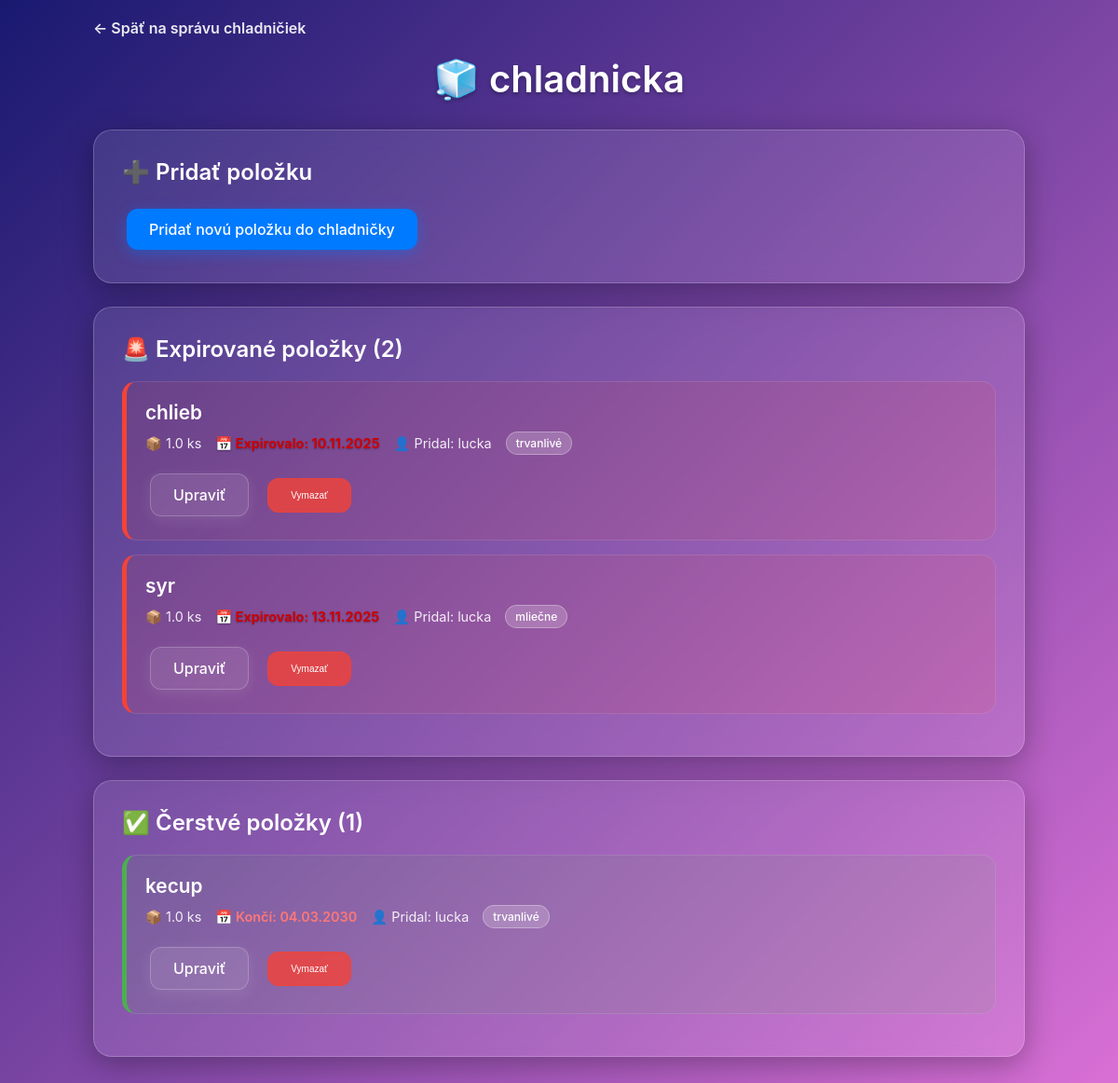
The app's page /fridge/4 (signed in) with its own data.
### app/models.py (models this page shows, shortened)
class Fridge(db.Model):
    id = db.Column(db.Integer, primary_key=True)
    name = db.Column(db.String(100), nullable=False)
    created_by = db.Column(db.Integer, db.ForeignKey('user.id'), nullable=False)        #db.ForeignKey('user.id') - toto je odkaz na ID pouzivatela
    created_at = db.Column(db.DateTime, default=db.func.current_timestamp())
    creator = db.relationship('User', backref='created_fridges')        #toto vytvori spojenie medzi tabulkami;     backref umoznuje pristupovat k datam opacnej strany

class FridgeItem(db.Model):
    id = db.Column(db.Integer, primary_key=True)
    name = db.Column(db.String(100), nullable=False)    #nullable = false znamena ze nie je mozne ho nedat == je povinne pole
    quantity = db.Column(db.Float, default=1.0)  # mnozstvo (desatinne cislo, predvolene 1.0)
    unit = db.Column(db.String(20), default='ks')  # jednotka (ks, kg, l, g...)
    category = db.Column(db.String(50))  # kategoria (mlieko, maso, zelenina...); nepovinna
    expiry_date = db.Column(db.Date)  # datum spotreby; nepovinne
    added_date = db.Column(db.DateTime, default=db.func.current_timestamp())        #automaticky aktualny cas - vidis kolko dni je nieco v chladnicke, mozes ich zoradit - co spotrebovat ako prve
    fridge_id = db.Column(db.Integer, db.ForeignKey('fridge.id'), nullable=False)    #id chladnicky
    added_by = db.Column(db.Integer, db.ForeignKey('user.id'), nullable=False)      #id pouzivatela
    fridge = db.relationship('Fridge', backref='items')     #pristup ku chladnicke itm.fridge
    user = db.relationship('User', backref='added_items')   #pristup ku chladnicke itm.user

class User(UserMixin, db.Model):
    id = db.Column(db.Integer, primary_key=True)
    username = db.Column(db.String(20), unique=True, nullable=False)
    email = db.Column(db.String(120), unique=True, nullable=False)
    password_hash = db.Column(db.String(128), nullable=False)

### app/auth/routes.py (the view)
@main.route('/fridge/<int:fridge_id>')
@login_required     #musis byt prihlasena
def fridge_detail(fridge_id):
    membership = FridgeUser.query.filter_by(
        user_id=current_user.id,
        fridge_id=fridge_id
    ).first()
    if not membership:      #ak nema pristup presmerujem ho na chybovu spravu
        flash('Nemáte prístup k tejto chladničke!', 'danger')
        return redirect(url_for('auth.user_management'))
    fridge = Fridge.query.get_or_404(fridge_id)     #get_or_404 = ak sa nenajde, zobrazi chybu 404
    items = FridgeItem.query.filter_by(fridge_id=fridge_id).order_by(FridgeItem.expiry_date).all()
    today = datetime.now().date()
    expired_items = [item for item in items if item.expiry_date and item.expiry_date < today]       #expirovane
    expiring_soon = [item for item in items if
                     item.expiry_date and today <= item.expiry_date <= today + timedelta(days=3)]       #koncia o 3 dni
    fresh_items = [item for item in items if not item.expiry_date or item.expiry_date > today + timedelta(days=3)]      #stale fresh
    return render_template('fridge_detail.html',
                           fridge=fridge,
                           expired_items=expired_items,
                           expiring_soon=expiring_soon,
                           fresh_items=fresh_items)

### app/models.py (called while the page is built)
@login_manager.user_loader      #specialny dekoder
def load_user(user_id):     #dostane ID pouzivatela
    return User.query.get(int(user_id))     #vrati objekt pouzivatela z databazy: user.query.get(int(user_id))

### app/templates/fridge_detail.html (shortened to what this page needs)
<!DOCTYPE html>
<html lang="sk">
<head>
</head>
<body>
    <div class="main-container">
        <div class="nav-back">
            <a href="{{ url_for('auth.user_management') }}">
                ← Späť na správu chladničiek
            </a>
        </div>
        <h1 class="page-title">🧊 {{ fridge.name }}</h1>
        <div class="card">
            <h2>➕ Pridať položku</h2>
            <a href="{{ url_for('auth.add_item', fridge_id=fridge.id) }}" class="btn btn-primary">
                Pridať novú položku do chladničky
            </a>
        </div>
        {% if expired_items %}
        <div class="card">
            <h2>🚨 Expirované položky ({{ expired_items|length }})</h2>
            {% for item in expired_items %}
                <div class="item-card item-expired">
                    <div class="item-name"> {{ item.name }}</div>
                    <div class="item-info">
                        <div class="item-detail">📦 {{ item.quantity }} {{ item.unit }}</div>
                        <div class="item-detail expiry-date">📅 Expirovalo: {{ item.expiry_date.strftime('%d.%m.%Y') }}</div>
                        <div class="item-detail">👤 Pridal: {{ item.user.username }}</div>
                        {% if item.category %}
                            <span class="category-tag">{{ item.category }}</span>
                        {% endif %}
                    </div>
                    <div class="item-actions">
                        <a href="{{ url_for('auth.edit_item', fridge_id=fridge.id, item_id=item.id) }}" class="btn btn-secondary">
                            Upraviť
                        </a>
                        <form class="delete-form" method="POST" action="{{ url_for('auth.delete_item', fridge_id=fridge.id, item_id=item.id) }}" onsubmit="return confirm('Naozaj chcete vymazať túto položku?')">
                            <button type="submit" class="btn btn-danger">Vymazať</button>
                        </form>
                    </div>
                </div>
            {% endfor %}
        </div>
        {% endif %}
        {% if fresh_items %}
        <div class="card">
            <h2>✅ Čerstvé položky ({{ fresh_items|length }})</h2>
            {% for item in fresh_items %}
                <div class="item-card item-fresh">
                    <div class="item-name"> {{ item.name }}</div>
                    <div class="item-info">
                        <div class="item-detail">📦 {{ item.quantity }} {{ item.unit }}</div>
                        {% if item.expiry_date %}
                            <div class="item-detail expiry-date">📅 Končí: {{ item.expiry_date.strftime('%d.%m.%Y') }}</div>
                        {% else %}
                            <div class="item-detail">📅 Bez dátumu spotreby</div>
                        {% endif %}
                        <div class="item-detail">👤 Pridal: {{ item.user.username }}</div>
                        {% if item.category %}
                            <span class="category-tag">{{ item.category }}</span>
                        {% endif %}
                    </div>
                    <div class="item-actions">
                        <a href="{{ url_for('auth.edit_item', fridge_id=fridge.id, item_id=item.id) }}" class="btn btn-secondary">
                            Upraviť
                        </a>
                        <form class="delete-form" method="POST" action="{{ url_for('auth.delete_item', fridge_id=fridge.id, item_id=item.id) }}" onsubmit="return confirm('Naozaj chcete vymazať túto položku?')">
                            <button type="submit" class="btn btn-danger">Vymazať</button>
                        </form>
                    </div>
                </div>
            {% endfor %}
        </div>
        {% endif %}
    </div>
</body>
</html>

### app/templates/fridge_detail.html (style rules this page uses)
* { margin: 0; padding: 0; box-sizing: border-box; }
body { font-family: -apple-system, BlinkMacSystemFont, 'Segoe UI', Roboto, sans-serif; background: linear-gradient(135deg, #191970 0%, #da70d6 100%); min-height: 100vh; color: white; padding: 20px; }
.main-container { max-width: 1000px; margin: 0 auto; }
.page-title { text-align: center; font-size: 2.5em; margin-bottom: 30px; font-weight: 600; text-shadow: 0 2px 4px rgba(0, 0, 0, 0.3); }
.card { background: rgba(255, 255, 255, 0.1); backdrop-filter: blur(10px); border-radius: 20px; padding: 30px; margin-bottom: 25px; box-shadow: 0 8px 32px rgba(0, 0, 0, 0.3); border: 1px solid rgba(255, 255, 255, 0.2); }
.card h2 { font-size: 1.5em; margin-bottom: 20px; color: #ffffff; display: flex; align-items: center; gap: 10px; font-weight: 600; }
.btn { padding: 12px 24px; border: none; border-radius: 12px; font-size: 16px; font-weight: 500; cursor: pointer; transition: all 0.3s ease; text-decoration: none; display: inline-block; margin: 5px; }
.btn-primary { background: #007AFF; color: white; box-shadow: 0 4px 15px rgba(0, 122, 255, 0.4); }
.btn-secondary { background: rgba(255, 255, 255, 0.1); color: white; border: 1px solid rgba(255, 255, 255, 0.2); box-shadow: 0 4px 15px rgba(255, 255, 255, 0.1); }
.btn-danger { background: rgba(244, 67, 54, 0.8); color: white; border: 1px solid rgba(244, 67, 54, 0.5); padding: 12px 24px; font-size: 10px; }
.item-card { background: rgba(255, 255, 255, 0.05); border: 1px solid rgba(255, 255, 255, 0.1); border-radius: 15px; padding: 20px; margin-bottom: 15px; transition: all 0.3s ease; }
.item-expired { border-left: 5px solid #f44336; background: rgba(244, 67, 54, 0.1); }
.item-fresh { border-left: 5px solid #4caf50; background: rgba(76, 175, 80, 0.1); }
.item-name { font-size: 1.3em; font-weight: 600; margin-bottom: 8px; color: #ffffff; }
.item-info { font-size: 0.9em; color: rgba(255, 255, 255, 0.9); margin-bottom: 10px; display: flex; flex-wrap: wrap; gap: 15px; }
.item-detail { display: flex; align-items: center; gap: 5px; }
.item-detail.expiry-date { color: #ff4444 !important; font-weight: 600; }
.item-expired .item-detail.expiry-date { color: #cc0000 !important; font-weight: 700; text-shadow: 0 1px 2px rgba(0, 0, 0, 0.3); }
.item-fresh .item-detail.expiry-date { color: #ff7777 !important; font-weight: 600; }
.category-tag { display: inline-block; background: rgba(255, 255, 255, 0.2); padding: 4px 10px; border-radius: 15px; font-size: 12px; border: 1px solid rgba(255, 255, 255, 0.3); color: #ffffff; font-weight: 500; }
.nav-back { margin-bottom: 20px; }
.nav-back a { color: rgba(255, 255, 255, 0.9); text-decoration: none; font-weight: 600; display: flex; align-items: center; gap: 8px; transition: color 0.3s ease; }
.item-actions { margin-top: 15px; display: flex; gap: 10px; flex-wrap: wrap; align-items: center; }
.delete-form { display: inline-block; }
.card { animation: fadeInUp 0.6s ease-out; }

### records on screen
Fridge: name "chladnicka"
FridgeItem: name "chlieb", quantity "1.0", unit "ks", expiry_date "10.11.2025", user.username "lucka", category "trvanlivé"
FridgeItem: name "syr", quantity "1.0", unit "ks", expiry_date "13.11.2025", user.username "lucka", category "mliečne"
FridgeItem: name "kecup", quantity "1.0", unit "ks", expiry_date "04.03.2030", user.username "lucka", category "trvanlivé"

### other values on screen
{{ expired_items|length }} "2"
{{ fresh_items|length }} "1"
